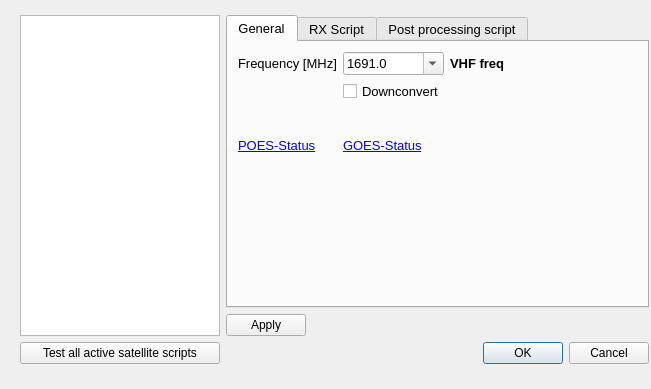
<?xml version="1.0" encoding="UTF-8"?>
<ui version="4.0">
 <class>ActiveSatDialog</class>
 <widget class="QDialog" name="ActiveSatDialog">
  <property name="windowModality">
   <enum>Qt::NonModal</enum>
  </property>
  <property name="geometry">
   <rect>
    <x>0</x>
    <y>0</y>
    <width>651</width>
    <height>389</height>
   </rect>
  </property>
  <property name="sizePolicy">
   <sizepolicy hsizetype="Preferred" vsizetype="Preferred">
    <horstretch>0</horstretch>
    <verstretch>0</verstretch>
   </sizepolicy>
  </property>
  <property name="minimumSize">
   <size>
    <width>651</width>
    <height>389</height>
   </size>
  </property>
  <property name="windowTitle">
   <string>Active satellites</string>
  </property>
  <property name="modal">
   <bool>true</bool>
  </property>
  <widget class="QWidget" name="layoutWidget">
   <property name="geometry">
    <rect>
     <x>10</x>
     <y>10</y>
     <width>722</width>
     <height>371</height>
    </rect>
   </property>
   <layout class="QGridLayout" name="mainLayout">
    <property name="sizeConstraint">
     <enum>QLayout::SetFixedSize</enum>
    </property>
    <property name="leftMargin">
     <number>10</number>
    </property>
    <property name="topMargin">
     <number>5</number>
    </property>
    <property name="rightMargin">
     <number>10</number>
    </property>
    <property name="bottomMargin">
     <number>5</number>
    </property>
    <item row="0" column="0">
     <widget class="QListWidget" name="satListWidget">
      <property name="sizePolicy">
       <sizepolicy hsizetype="Fixed" vsizetype="Expanding">
        <horstretch>0</horstretch>
        <verstretch>0</verstretch>
       </sizepolicy>
      </property>
      <property name="minimumSize">
       <size>
        <width>200</width>
        <height>0</height>
       </size>
      </property>
      <property name="maximumSize">
       <size>
        <width>180</width>
        <height>16777215</height>
       </size>
      </property>
     </widget>
    </item>
    <item row="0" column="1">
     <layout class="QGridLayout" name="gridLayout_4">
      <item row="1" column="0">
       <widget class="QPushButton" name="applyButton">
        <property name="whatsThis">
         <string>Click to apply downlink frequency for the selected satellite.</string>
        </property>
        <property name="text">
         <string>Apply</string>
        </property>
       </widget>
      </item>
      <item row="0" column="0" colspan="2">
       <widget class="QTabWidget" name="tabWidget">
        <property name="minimumSize">
         <size>
          <width>423</width>
          <height>293</height>
         </size>
        </property>
        <property name="maximumSize">
         <size>
          <width>16777215</width>
          <height>16777215</height>
         </size>
        </property>
        <property name="font">
         <font>
          <pointsize>10</pointsize>
         </font>
        </property>
        <property name="currentIndex">
         <number>0</number>
        </property>
        <widget class="QWidget" name="tab_3">
         <attribute name="title">
          <string>General</string>
         </attribute>
         <widget class="QWidget" name="layoutWidget">
          <property name="geometry">
           <rect>
            <x>10</x>
            <y>10</y>
            <width>379</width>
            <height>111</height>
           </rect>
          </property>
          <layout class="QGridLayout" name="gridLayout_3">
           <item row="0" column="0">
            <widget class="QLabel" name="label">
             <property name="text">
              <string>Frequency [MHz]</string>
             </property>
            </widget>
           </item>
           <item row="0" column="1" colspan="2">
            <widget class="QComboBox" name="freqCb">
             <property name="minimumSize">
              <size>
               <width>100</width>
               <height>0</height>
              </size>
             </property>
             <property name="toolTip">
              <string>Enter the selected satellite downlink frequency in MHz.</string>
             </property>
             <property name="whatsThis">
              <string>Enter the selected satellite downlink frequency in MHz.</string>
             </property>
             <property name="editable">
              <bool>true</bool>
             </property>
             <property name="currentIndex">
              <number>0</number>
             </property>
             <item>
              <property name="text">
               <string>1691.0</string>
              </property>
             </item>
             <item>
              <property name="text">
               <string>1698.0</string>
              </property>
             </item>
             <item>
              <property name="text">
               <string>1700.0</string>
              </property>
             </item>
             <item>
              <property name="text">
               <string>1701.3</string>
              </property>
             </item>
             <item>
              <property name="text">
               <string>1702.5</string>
              </property>
             </item>
             <item>
              <property name="text">
               <string>1707.0</string>
              </property>
             </item>
             <item>
              <property name="text">
               <string>1700.4</string>
              </property>
             </item>
             <item>
              <property name="text">
               <string>8160.0</string>
              </property>
             </item>
             <item>
              <property name="text">
               <string>8212.5</string>
              </property>
             </item>
            </widget>
           </item>
           <item row="0" column="3">
            <widget class="QLabel" name="vhf_freqlabel">
             <property name="font">
              <font>
               <weight>75</weight>
               <bold>true</bold>
              </font>
             </property>
             <property name="text">
              <string>VHF freq</string>
             </property>
             <property name="alignment">
              <set>Qt::AlignLeading|Qt::AlignLeft|Qt::AlignVCenter</set>
             </property>
            </widget>
           </item>
           <item row="1" column="1" colspan="2">
            <widget class="QCheckBox" name="downconvertCb">
             <property name="text">
              <string>Downconvert</string>
             </property>
            </widget>
           </item>
           <item row="1" column="3">
            <spacer name="horizontalSpacer">
             <property name="orientation">
              <enum>Qt::Horizontal</enum>
             </property>
             <property name="sizeHint" stdset="0">
              <size>
               <width>40</width>
               <height>20</height>
              </size>
             </property>
            </spacer>
           </item>
           <item row="2" column="1" colspan="3">
            <spacer name="horizontalSpacer_2">
             <property name="orientation">
              <enum>Qt::Horizontal</enum>
             </property>
             <property name="sizeHint" stdset="0">
              <size>
               <width>158</width>
               <height>20</height>
              </size>
             </property>
            </spacer>
           </item>
           <item row="3" column="0">
            <widget class="QLabel" name="label_3">
             <property name="font">
              <font>
               <underline>true</underline>
              </font>
             </property>
             <property name="toolTip">
              <string>http://www.oso.noaa.gov/poesstatus/</string>
             </property>
             <property name="whatsThis">
              <string>POES Satellite status web page.</string>
             </property>
             <property name="text">
              <string>&lt;a href=&quot;http://www.oso.noaa.gov/poesstatus/&quot;&gt;POES-Status&lt;/a&gt;</string>
             </property>
             <property name="openExternalLinks">
              <bool>true</bool>
             </property>
            </widget>
           </item>
           <item row="3" column="1" colspan="2">
            <widget class="QLabel" name="label_2">
             <property name="font">
              <font>
               <underline>false</underline>
              </font>
             </property>
             <property name="toolTip">
              <string>http://www.oso.noaa.gov/goesstatus/</string>
             </property>
             <property name="whatsThis">
              <string>GOES Satellite status web page.</string>
             </property>
             <property name="text">
              <string>&lt;a href=&quot;http://www.oso.noaa.gov/goesstatus/&quot;&gt;GOES-Status&lt;/a&gt;</string>
             </property>
             <property name="scaledContents">
              <bool>false</bool>
             </property>
             <property name="openExternalLinks">
              <bool>true</bool>
             </property>
             <property name="textInteractionFlags">
              <set>Qt::LinksAccessibleByKeyboard|Qt::LinksAccessibleByMouse</set>
             </property>
            </widget>
           </item>
          </layout>
         </widget>
        </widget>
        <widget class="QWidget" name="tab">
         <attribute name="title">
          <string>RX Script</string>
         </attribute>
         <widget class="QWidget" name="layoutWidget">
          <property name="geometry">
           <rect>
            <x>10</x>
            <y>10</y>
            <width>401</width>
            <height>241</height>
           </rect>
          </property>
          <layout class="QGridLayout" name="gridLayout">
           <item row="0" column="0">
            <widget class="QCheckBox" name="enableRXScriptCb">
             <property name="text">
              <string>Enable script</string>
             </property>
            </widget>
           </item>
           <item row="1" column="3">
            <widget class="QToolButton" name="rxscriptButton">
             <property name="text">
              <string>...</string>
             </property>
            </widget>
           </item>
           <item row="2" column="0">
            <widget class="QLabel" name="label_7">
             <property name="text">
              <string>Arguments</string>
             </property>
            </widget>
           </item>
           <item row="3" column="0" colspan="4">
            <widget class="QTextEdit" name="rxscriptargEd">
             <property name="font">
              <font>
               <pointsize>8</pointsize>
              </font>
             </property>
             <property name="lineWrapMode">
              <enum>QTextEdit::NoWrap</enum>
             </property>
            </widget>
           </item>
           <item row="1" column="0" colspan="3">
            <widget class="QLineEdit" name="rxscriptEd"/>
           </item>
           <item row="4" column="2">
            <widget class="QPushButton" name="defaultrecScriptArgsBtn">
             <property name="text">
              <string>Default arguments</string>
             </property>
            </widget>
           </item>
           <item row="4" column="0">
            <widget class="QPushButton" name="testrxscriptButton">
             <property name="text">
              <string>Test script</string>
             </property>
            </widget>
           </item>
           <item row="4" column="1">
            <spacer name="horizontalSpacer_5">
             <property name="orientation">
              <enum>Qt::Horizontal</enum>
             </property>
             <property name="sizeHint" stdset="0">
              <size>
               <width>40</width>
               <height>20</height>
              </size>
             </property>
            </spacer>
           </item>
          </layout>
         </widget>
        </widget>
        <widget class="QWidget" name="tab_2">
         <attribute name="title">
          <string>Post processing script</string>
         </attribute>
         <widget class="QWidget" name="layoutWidget">
          <property name="geometry">
           <rect>
            <x>10</x>
            <y>10</y>
            <width>401</width>
            <height>241</height>
           </rect>
          </property>
          <layout class="QGridLayout" name="gridLayout_2">
           <item row="0" column="0">
            <widget class="QCheckBox" name="enablePostProcScriptCb">
             <property name="text">
              <string>Enable script</string>
             </property>
            </widget>
           </item>
           <item row="1" column="3">
            <widget class="QToolButton" name="postrxscriptButton">
             <property name="text">
              <string>...</string>
             </property>
            </widget>
           </item>
           <item row="2" column="0">
            <widget class="QLabel" name="label_5">
             <property name="text">
              <string>Arguments</string>
             </property>
            </widget>
           </item>
           <item row="3" column="0" colspan="4">
            <widget class="QTextEdit" name="postprocScriptArgEd">
             <property name="font">
              <font>
               <pointsize>8</pointsize>
              </font>
             </property>
             <property name="lineWrapMode">
              <enum>QTextEdit::NoWrap</enum>
             </property>
            </widget>
           </item>
           <item row="1" column="0" colspan="3">
            <widget class="QLineEdit" name="postprocScriptEd"/>
           </item>
           <item row="4" column="0">
            <widget class="QPushButton" name="testprocscriptButton">
             <property name="text">
              <string>Test script</string>
             </property>
            </widget>
           </item>
           <item row="4" column="2">
            <widget class="QPushButton" name="defaultprocScriptArgsBtn">
             <property name="text">
              <string>Default arguments</string>
             </property>
            </widget>
           </item>
           <item row="4" column="1">
            <spacer name="horizontalSpacer_4">
             <property name="orientation">
              <enum>Qt::Horizontal</enum>
             </property>
             <property name="sizeHint" stdset="0">
              <size>
               <width>40</width>
               <height>20</height>
              </size>
             </property>
            </spacer>
           </item>
          </layout>
         </widget>
        </widget>
       </widget>
      </item>
      <item row="1" column="1">
       <spacer name="horizontalSpacer_3">
        <property name="orientation">
         <enum>Qt::Horizontal</enum>
        </property>
        <property name="sizeHint" stdset="0">
         <size>
          <width>40</width>
          <height>20</height>
         </size>
        </property>
       </spacer>
      </item>
     </layout>
    </item>
    <item row="1" column="1">
     <widget class="QDialogButtonBox" name="buttonBox">
      <property name="orientation">
       <enum>Qt::Horizontal</enum>
      </property>
      <property name="standardButtons">
       <set>QDialogButtonBox::Cancel|QDialogButtonBox::Ok</set>
      </property>
     </widget>
    </item>
    <item row="1" column="0">
     <widget class="QPushButton" name="testAllSatScriptButton">
      <property name="text">
       <string>Test all active satellite scripts</string>
      </property>
     </widget>
    </item>
   </layout>
  </widget>
 </widget>
 <resources/>
 <connections>
  <connection>
   <sender>buttonBox</sender>
   <signal>accepted()</signal>
   <receiver>ActiveSatDialog</receiver>
   <slot>accept()</slot>
   <hints>
    <hint type="sourcelabel">
     <x>248</x>
     <y>254</y>
    </hint>
    <hint type="destinationlabel">
     <x>157</x>
     <y>274</y>
    </hint>
   </hints>
  </connection>
  <connection>
   <sender>buttonBox</sender>
   <signal>rejected()</signal>
   <receiver>ActiveSatDialog</receiver>
   <slot>reject()</slot>
   <hints>
    <hint type="sourcelabel">
     <x>316</x>
     <y>260</y>
    </hint>
    <hint type="destinationlabel">
     <x>286</x>
     <y>274</y>
    </hint>
   </hints>
  </connection>
 </connections>
</ui>
